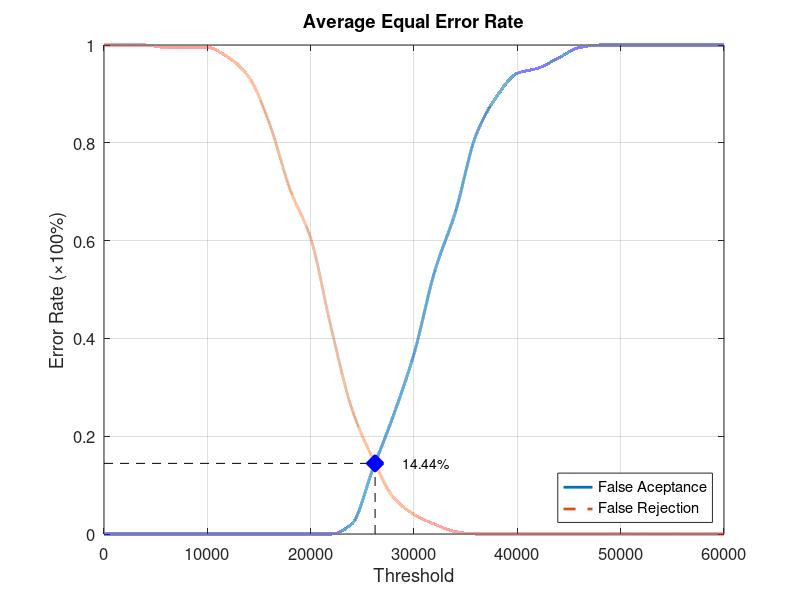
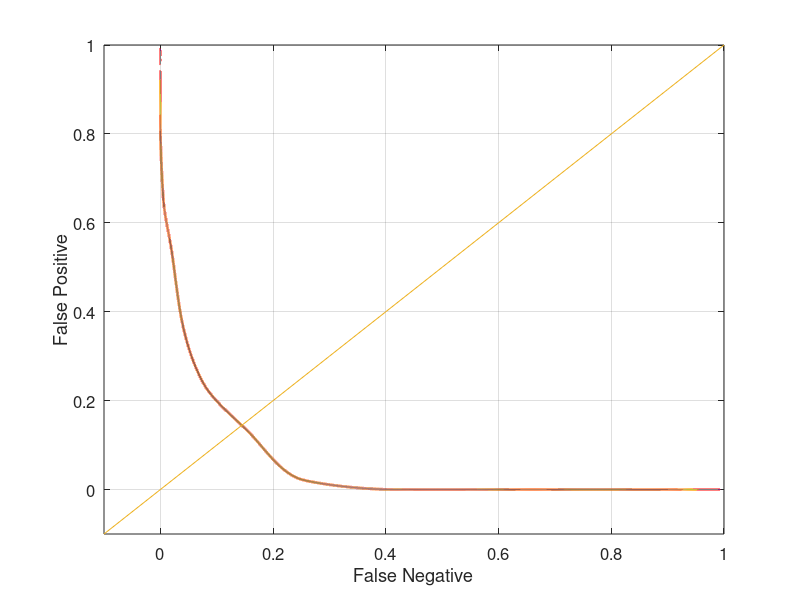

Write the MATLAB code that produced these figures, in order.
function yEER = Database1_4
close all;
clear;
clc;
x = 0:2000:60000;
xq = 0:0.5:60000;

y0 = [0 0 0 0 0 0 0 0 0 0 0 0 0.0210526 0.131579 0.242105 0.368421 0.536842 0.657895 0.815789 0.894737 0.942105 0.952632 0.973684 0.994737 1 1 1 1 1 1 1];
yy0 = interp1(x, y0, xq, 'pchip');
y1 = [1 1 1 0.995 0.995 0.995 0.975 0.935 0.84 0.705 0.605 0.42 0.255 0.155 0.075 0.04 0.02 0.005 0 0 0 0 0 0 0 0 0 0 0 0 0];
yy1 = interp1(x, y1, xq, 'pchip');

% Calculating EER: 
y2 = abs(y0 - y1);
find(y2 == min(y2))
yy2 = abs(yy0 - yy1);
xEER = find(yy2 == min(yy2));
xEERIndex = xq(xEER) % X-axis EER
yEER = yy0(xEER) % Y-axis EER

main = figure
plot(xq, yy0,'-','LineWidth', 2);	hold on
plot(xq, yy1,'--','LineWidth', 2);	hold on
plot([xEERIndex xEERIndex], [0 yEER], 'k--');	hold on
plot([0 xEERIndex], [yEER yEER], 'k--');	hold on
plot(xEERIndex, yEER, 'bx', 'LineWidth', 10);	hold on
text(xEERIndex + 10 * xEERIndex / 100, yEER, [num2str(round((10000 * yEER)) / 100) '%'])
legend('False Aceptance', 'False Rejection', 'Location', 'SouthEast')
xlabel('Threshold')
ylabel('Error Rate (\times100%)')
title('Average Equal Error Rate')
set(gca, 'FontSize', 12)
axis([0 60000 0 1])
grid on

print(main, 'Database1_4Main', '-dpng');
FNRxFPR = figure('Color', [1 1 1]);
plot(yy1, yy0, '-', yy1, yy0, 'LineWidth', 2);
hold on
y = -0.1:0.1:1
plot(y, y); 
set(gca, 'FontSize', 12)
xlabel('False Negative')
ylabel('False Positive')
axis([-0.1 1 -0.1 1])
set(gca, 'FontSize', 12)
grid on

print(FNRxFPR, 'Database1_4FNRxFPR','-dpng');
end
